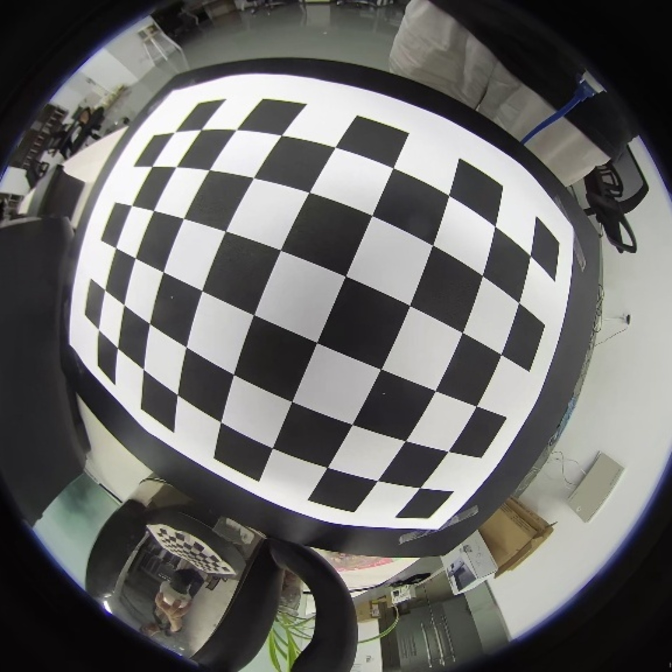
#> input picture checker.jpg, 1344 x 1344 px (shown at 1/2 size)
$ python logi.py checker.jpg
#> lines starting #> are read from the running program, lines starting #| are printed output that depends on the picture
'''
参考http://blog.csdn.net/dengxf01/article/details/53374014
参考http://blog.csdn.net/wd1603926823/article/details/45672741
张伟等 《鱼眼图像校正算法研究》

function [img_valid, R] = imageEffectiveAreaInterception(img, T)
input:
    img: rgb image
    T: gray threshold
output:
    img_valid: effective image area
    R: effective image area radius
'''

import cv2
import numpy as np
import math
import sys

def main(p):
    # rgb to gray
#> called with p = 'checker.jpg'
    img = cv2.imread(p)
#> img is the input picture: shape (1344, 1344, 3); mean B, G, R 104.2, 105.8, 106.3
    img_gray = cv2.imread(p, cv2.IMREAD_GRAYSCALE)
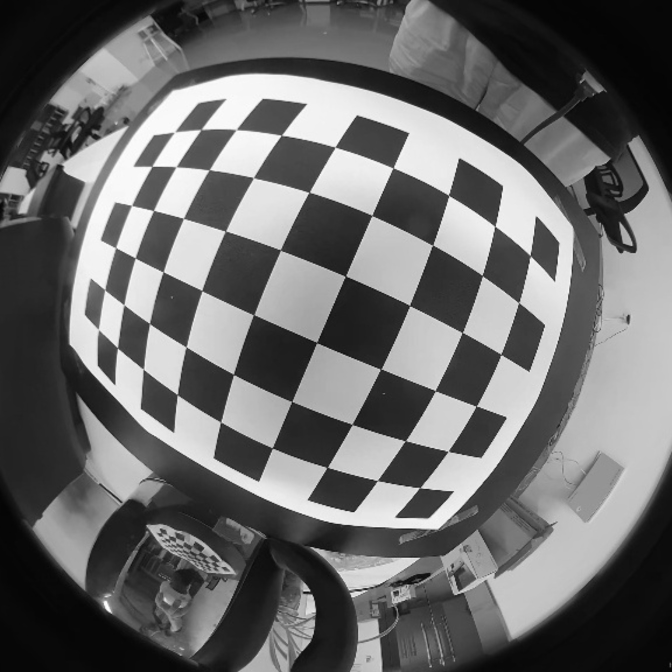
#> img_gray: shape (1344, 1344) (shown at 1/2 size); min 2, max 255, mean 105.8
    rows, cols = img_gray.shape[:2]
#> rows = 1344; cols = 1344
    print(rows, cols)
#| 1344 1344
    T = 40

    # 从上到下扫描
    for i in range(rows):
        flag = 0
        for j in range(cols):
            if(img_gray[i,j]>=T):
                if(img_gray[i+1,j]>=T):
                    top = i
                    flag = 1
                    break
        if flag == 1:
            break
    print('top =', top)

    # 从下到上扫描
    for i in range(rows-1, top, -1):
        flag = 0
        for j in range(cols):
            if(img_gray[i,j]>=T):
                if(img_gray[i-1,j]>=T):
                    bottom = i
                    flag = 1
                    break
        if flag == 1:
            break
    print('bottom =', bottom)

    # 从左到右扫描
    for j in range(cols):
        flag = 0
        for i in range(top, bottom, 1):
            if(img_gray[i,j]>=T):
                if(img_gray[i+1,j]>=T):
                    left = j
                    flag = 1
                    break
        if flag == 1:
            break
    print('left =', left)

    # 从右到左扫描
    for j in range(cols-1, left, -1):
        flag = 0
        for i in range(top, bottom, 1):
            if(img_gray[i,j]>=T):
                if(img_gray[i-1,j]>=T):
                    right = j
                    flag = 1
                    break
        if flag == 1:
            break
    print('right =', right)

    # 有效区域半径，并提取有效区域
    R = max((bottom-top)/2, (right-left)/2)
    print('R =', R)
    img_valid = img[top:int(top+2*R+1), left:int(left+2*R+1)]
    # cv2.imshow('crop', img_valid)
    # cv2.waitKey(0)
    # cv2.destroyAllWindows()

    # 经度坐标矫正法：把鱼眼图像中像素的横坐标变换到原来的位置，而纵坐标不变
    # 通过这样的变换会把圆形的鱼眼区域变换成正方形
    x0 = (right-left)/2
    y0 = (bottom-top)/2
    m, n, k = img_valid.shape[:3]
#> m = 1344; n = 1344; k = 3
    result = np.zeros((m,n,k))

    for u in range (top, bottom, 1):
        for v in range (left, right, 1):
            i = u
            j = round(math.sqrt(R*R - (u-y0)*(u-y0))*(v-x0)/R + x0)
            if (R*R - (u-y0)*(u-y0)) < 0:
                continue
            result[u, v, 0] = img_valid[i, j, 0]
            result[u, v, 1] = img_valid[i, j, 1]
            result[u, v, 2] = img_valid[i, j, 2]
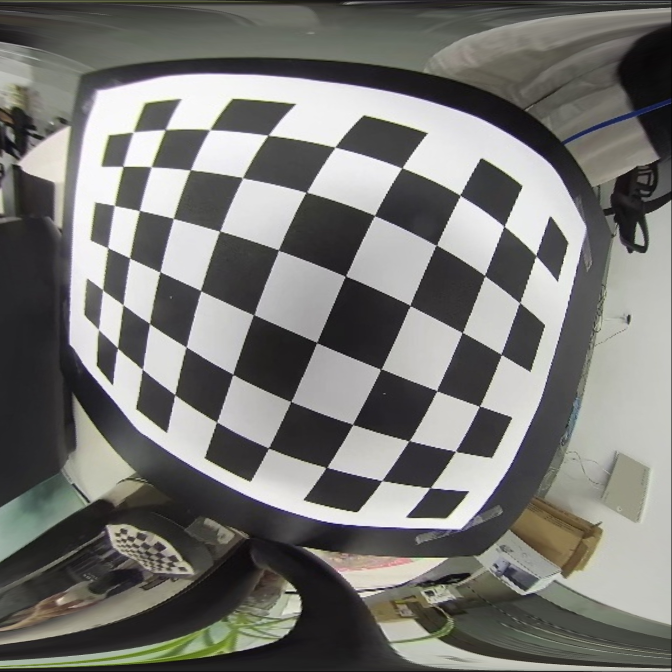
#> result: shape (1344, 1344, 3) float64 (shown at 1/2 size); mean B, G, R 114.7, 118.1, 118.5
        # print("外循环", u)

    Undistortion = np.uint8(result)
    a, b, c = Undistortion.shape[:3]
#> a = 1344; b = 1344; c = 3
    print('a,b,c',a,b,c)
#| a,b,c 1344 1344 3
    Undistortion = cv2.resize(Undistortion, dsize=None, fx=1.5, fy=1.5, interpolation=cv2.INTER_AREA)
#> Undistortion: shape (2016, 2016, 3)
    cv2.imwrite('undistortion_inter.jpg', Undistortion)

if __name__ == '__main__':
    for p in sys.argv[1:]:
        main(p)
